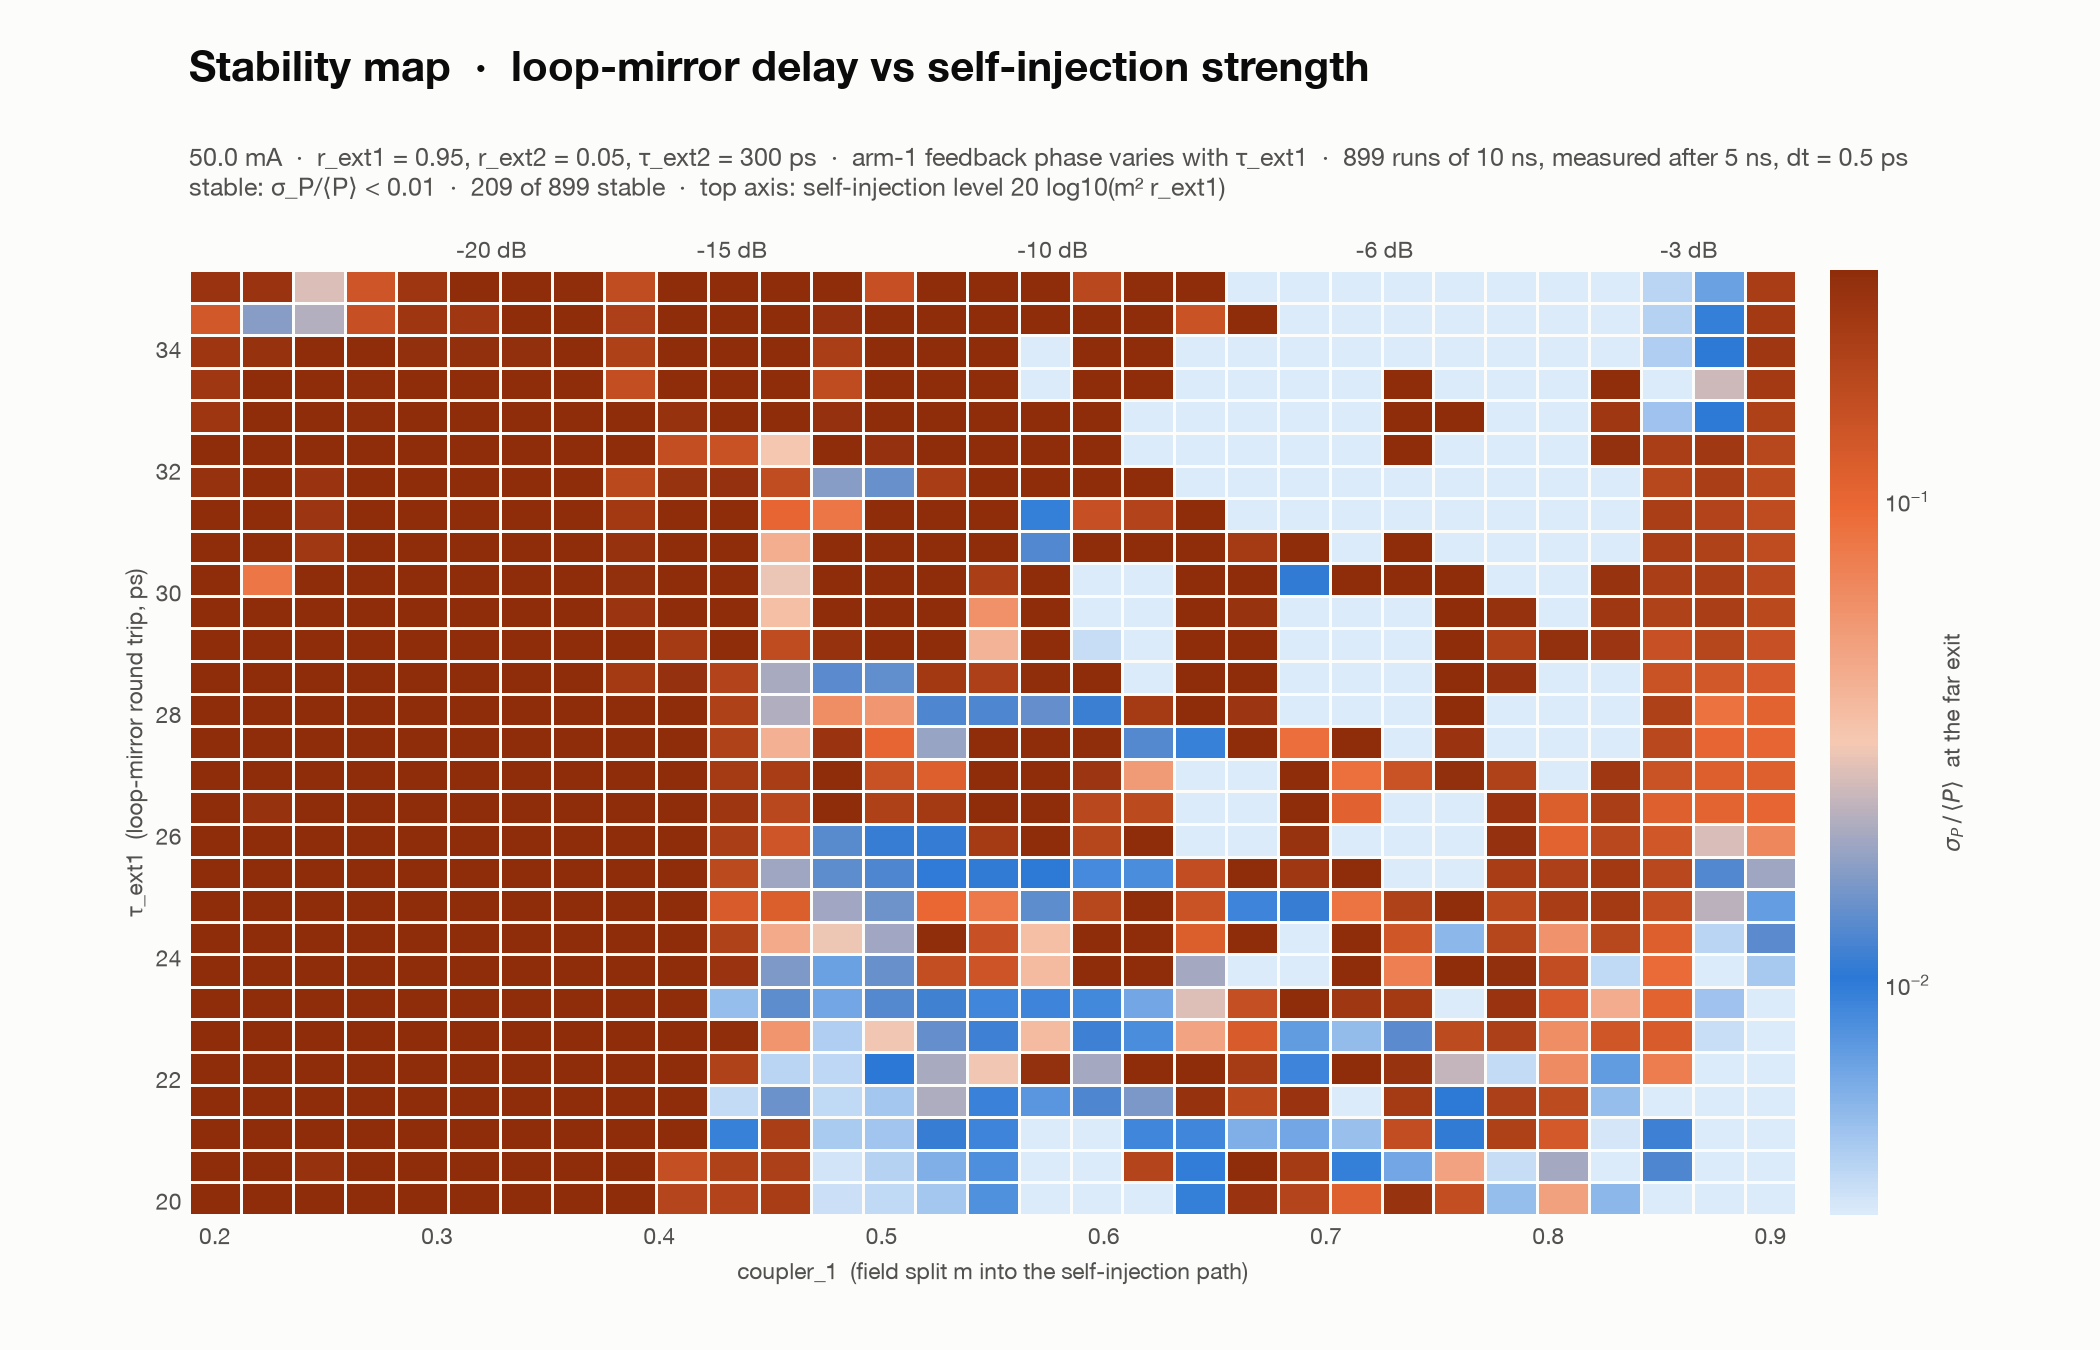

Recreate this plot in Python.
"""Stability map over the loop-mirror delay tau_ext1 and the self-injection split coupler_1.

Uses the model in transient_response_noise.py unchanged: each grid point builds a Laser, sets its tau_ext1 and
coupler_1, runs a turn-on, and measures sigma_P / <P> of the far-exit power after settle_time.

Feedback phase: the round-trip phase of arm 1 is frequency * tau_ext1 + phase_1. At 1550 nm, changing tau_ext1 by
just 5 fs changes it by 2pi, so a delay sweep at fixed frequency would mostly be a random-phase sweep. With
hold_phase = True, phase_1 is set at each delay so that frequency * tau_ext1 + phase_1 equals its value at
reference_tau_ext1; the map then shows the effect of the delay alone. Set hold_phase = False for the raw behaviour.

Lives in its own folder; every file it writes goes into that folder (OUTPUT_DIR), wherever it is run from.
"""
import os
import sys
import time
from multiprocessing import Pool

import numpy as np
import matplotlib.pyplot as plt

OUTPUT_DIR = os.path.dirname(os.path.abspath(__file__))  # This folder: all plots and data are saved here
sys.path.insert(0, os.path.dirname(OUTPUT_DIR))  # The model lives one folder up

import transient_response_noise as model


def run_point(args):
    """One grid point: returns (i, j, sigma_P / <P>, mean far-exit power in mW)."""
    i, j, tau_ext1, coupler_1, phase_1, phase_2, I, frequency, total_time, settle_time, dt, seed = args
    laser = model.Laser(coupler_1=coupler_1, seed=seed, phase_1=phase_1, phase_2=phase_2)
    laser.dt = dt
    laser.tau_ext1 = tau_ext1
    S, N, phi = laser.run(I, frequency, total_time)
    P = model.smooth(model.far_exit_power_mW(laser, S, phi), laser.dt)[int(settle_time / laser.dt):]
    return i, j, model.intensity_fluctuation(P), P.mean()


def sweep_tau_coupler(taus, couplers, I, frequency, total_time, settle_time, dt, phase_1=0.0, phase_2=0.0,
                      hold_phase=True, reference_tau_ext1=25e-12, seed=0, workers=None):
    """Runs every (tau_ext1, coupler_1) pair in parallel.

    Returns fluctuation and mean power arrays of shape (len(taus), len(couplers)).
    Run (i, j) uses seed + i * len(couplers) + j, so the map is repeatable.
    """
    jobs = []
    for i, tau in enumerate(taus):
        # Keep the arm-1 round-trip phase equal to its value at reference_tau_ext1 (see module docstring)
        p1 = phase_1 + frequency * (reference_tau_ext1 - tau) if hold_phase else phase_1
        p1 = np.mod(p1, 2 * np.pi)
        for j, m in enumerate(couplers):
            jobs.append((i, j, tau, m, p1, phase_2, I, frequency, total_time, settle_time, dt,
                         seed + i * len(couplers) + j))

    fluctuation = np.full((len(taus), len(couplers)), np.nan)
    mean_power = np.full_like(fluctuation, np.nan)
    start = time.time()
    with Pool(workers or os.cpu_count()) as pool:
        for k, (i, j, f, p) in enumerate(pool.imap_unordered(run_point, jobs)):
            fluctuation[i, j], mean_power[i, j] = f, p
            print(f"[{k + 1}/{len(jobs)}] tau_ext1 = {taus[i] * 1e12:.1f} ps, coupler_1 = {couplers[j]:.3f}  "
                  f"fluctuation {f:.2e}  ({time.time() - start:.0f} s)")
    return fluctuation, mean_power


def plot_map(taus, couplers, fluctuation, I, total_time, settle_time, dt, hold_phase, stable_below=1e-2,
             filename=os.path.join(OUTPUT_DIR, "tau_coupler_sweep.png")):
    """Colour map of sigma_P / <P> over tau_ext1 and coupler_1."""

    surface = "#fcfcfb"
    ink = "#0b0b0b"
    ink_2 = "#52514e"
    ink_3 = "#8a8984"
    grid = "#e6e5e1"
    blue, orange = "#2a78d6", "#eb6834"

    plt.rcParams.update({
        "font.family": ["Helvetica Neue", "Helvetica", "Arial", "DejaVu Sans"],
        "font.size": 11,
        "axes.edgecolor": grid,
        "axes.labelcolor": ink_2,
        "xtick.color": ink_2,
        "ytick.color": ink_2,
        "xtick.major.size": 0,
        "ytick.major.size": 0,
        "ytick.minor.size": 0,
    })

    from matplotlib.colors import LinearSegmentedColormap, LogNorm
    cmap = LinearSegmentedColormap.from_list("stability", ["#dcebfa", blue, "#f6c9b3", orange, "#8f2d0b"])
    # Centre the colour change on the stability cutoff: blue below it, orange above
    norm = LogNorm(stable_below / 3, stable_below * 30)

    fig, ax = plt.subplots(figsize=(14, 9), facecolor=surface)
    fig.subplots_adjust(left=0.09, right=0.9, top=0.8, bottom=0.1)
    ax.set_facecolor(surface)
    for side in ("top", "right", "left", "bottom"):
        ax.spines[side].set_visible(False)

    tau_ps = np.asarray(taus) * 1e12
    mesh = ax.pcolormesh(couplers, tau_ps, np.clip(fluctuation, 1e-12, None), cmap=cmap, norm=norm,
                         shading="nearest", edgecolors=surface, linewidth=0.5)
    stable = fluctuation < stable_below

    cbar = fig.colorbar(mesh, ax=ax, fraction=0.035, pad=0.02)
    cbar.outline.set_visible(False)
    cbar.set_label(r"$\sigma_P\,/\,\langle P\rangle$  at the far exit")

    ax.set_xlabel("coupler_1  (field split m into the self-injection path)")
    ax.set_ylabel("τ_ext1  (loop-mirror round trip, ps)")

    # Self-injection level on a second x scale (same quantity, relabelled): 20 log10(m^2 r_ext1)
    to_dB = lambda m: 20 * np.log10(np.clip(m, 1e-6, None) ** 2 * model.r_ext1)
    from_dB = lambda dB: np.sqrt(10 ** (dB / 20) / model.r_ext1)
    top = ax.secondary_xaxis("top", functions=(to_dB, from_dB))
    top.set_xticks([-30, -20, -15, -10, -6, -3])
    top.xaxis.set_major_formatter(lambda v, pos: f"{v:g} dB")
    top.tick_params(colors=ink_2, length=0)
    top.spines["top"].set_visible(False)

    fig.text(0.09, 0.94, "Stability map  ·  loop-mirror delay vs self-injection strength", color=ink, fontsize=20,
             fontweight="bold")
    phase_note = "arm-1 feedback phase held fixed" if hold_phase else "arm-1 feedback phase varies with τ_ext1"
    fig.text(0.09, 0.895,
             f"{I * 1e3:.1f} mA  ·  r_ext1 = {model.r_ext1}, r_ext2 = {model.r_ext2}, τ_ext2 = 300 ps  ·  {phase_note}  ·  "
             f"{fluctuation.size} runs of {total_time * 1e9:g} ns, measured after {settle_time * 1e9:g} ns, dt = {dt * 1e12:g} ps\n"
             f"stable: σ_P/⟨P⟩ < {stable_below:g}  ·  {stable.sum()} of {stable.size} stable  ·  "
             f"top axis: self-injection level 20 log10(m² r_ext1)",
             color=ink_2, fontsize=12, va="top")

    fig.savefig(filename, dpi=150, facecolor=surface)
    return fig


if __name__ == "__main__":
    I = 50e-3  # Drive current in A
    laser_frequency = 1.22e15  # Optical angular frequency 2*pi*c/1550 nm in rad/s
    phase_1 = 0.0  # Extra round-trip phase on the loop-mirror arm in rad
    phase_2 = 0.0  # Extra round-trip phase on the parasitic arm in rad
    hold_phase = True  # Keep the arm-1 feedback phase fixed while tau_ext1 changes (see module docstring)
    reference_tau_ext1 = 25e-12  # Delay whose feedback phase is held

    taus = np.linspace(20e-12, 35e-12, 29)  # tau_ext1 values in s
    couplers = np.linspace(0.2, 0.9, 31)  # coupler_1 values
    total_time = 1e-8  # Simulation length per run in s
    settle_time = 5e-9  # Time discarded before measuring, in s
    dt = 5e-13  # Time step in s; 0.5 ps keeps a 380-run map manageable (dt = 1 ps had 1.3e-4 error vs 0.01 ps)
    seed = 0
    workers = None  # Parallel processes; None uses every CPU core

    fluctuation, mean_power = sweep_tau_coupler(taus, couplers, I, laser_frequency, total_time, settle_time, dt,
                                                phase_1, phase_2, hold_phase, reference_tau_ext1, seed, workers)
    # Save the raw numbers so the map can be re-plotted without re-running
    np.savez(os.path.join(OUTPUT_DIR, "tau_coupler_sweep.npz"),taus=taus, couplers=couplers, fluctuation=fluctuation, mean_power=mean_power,
             I=I, total_time=total_time, settle_time=settle_time, dt=dt, hold_phase=hold_phase)
    plot_map(taus, couplers, fluctuation, I, total_time, settle_time, dt, hold_phase)
    plt.show()
